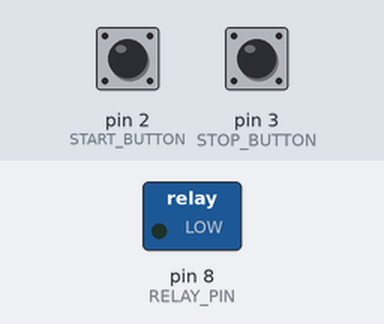
A sketch run on a simulated Arduino Uno, built with avr-gcc and run on an emulated ATmega328P. Shown: switched loads named in the sketch (green lamp = pin HIGH). The inputs (shaded band) are chosen by the test bench; at power-on: pin 2 (START_BUTTON) HIGH, pin 3 (STOP_BUTTON) HIGH.

Above: at 1.2 s.
1.3 s: pin 2 (START_BUTTON) pulled LOW for 0.15 s
At 1.9 s:
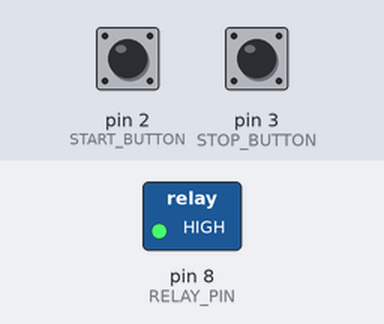
2.9 s: pin 3 (STOP_BUTTON) pulled LOW for 0.15 s
At 4.1 s:
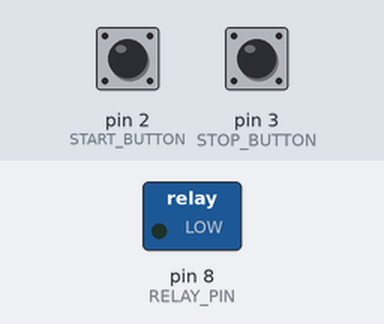
4.5 s: pin 2 (START_BUTTON) pulled LOW for 1 s
At 5.5 s:
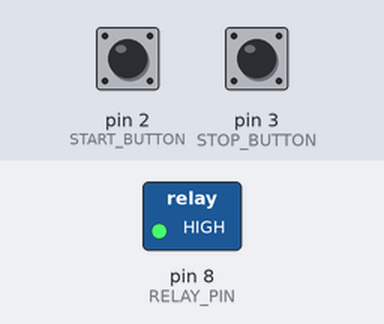
Timing chart, 0 to 7.5 s (numbered marks = the images above; inputs shaded):
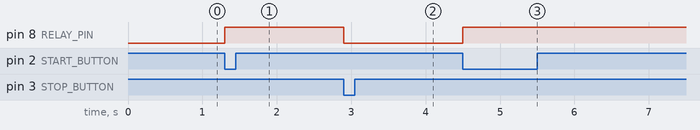

The sketch:

_relay_06.ino
```cpp
#define START_BUTTON 2
#define STOP_BUTTON 3
#define RELAY_PIN    8

bool isSystemRunning = false;

void setup() {
  pinMode(START_BUTTON, INPUT_PULLUP);
  pinMode(STOP_BUTTON, INPUT_PULLUP);
  pinMode(RELAY_PIN, OUTPUT);
  digitalWrite(RELAY_PIN, LOW);
}

void loop() {
  bool startPressed = (digitalRead(START_BUTTON) == LOW);
  bool stopPressed  = (digitalRead(STOP_BUTTON) == LOW);

  if (startPressed) {
    isSystemRunning = true;
  }

  if (stopPressed) {
    isSystemRunning = false;
  }

  if (isSystemRunning) {
    digitalWrite(RELAY_PIN, HIGH);
  } else {
    digitalWrite(RELAY_PIN, LOW);
  }

  delay(100);
}
```

Measured:
- after the input at 1.3 s, pin 8 (RELAY_PIN): LOW → HIGH at once
- after the input at 2.9 s, pin 8 (RELAY_PIN): HIGH → LOW at once
- after the input at 4.5 s, pin 8 (RELAY_PIN): LOW → HIGH at once
